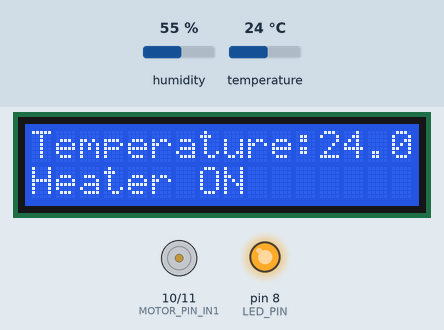
This sketch was run on a simulated Arduino Uno, built with avr-gcc and run on an emulated ATmega328P. Shown: 16×2 character LCD, motor-driver pin pairs drawn as motors (green arrow = first pin HIGH = forward, orange = second pin HIGH = backward, longer = more drive, scaled by the enable pin), output pins drawn as LEDs (lit = HIGH). Inputs (shaded band) come from the test bench; at power-on: temperature 24 °C, humidity 55 %. What the sketch prints to the serial monitor is not drawn.

Above: at 2.7 s.
2.8 s: temperature set to 26 °C
At 5.2 s:
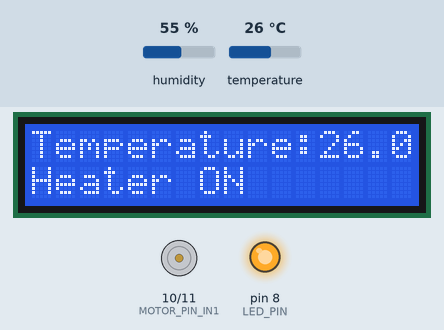
5.8 s: temperature set to 29 °C
At 6.6 s:
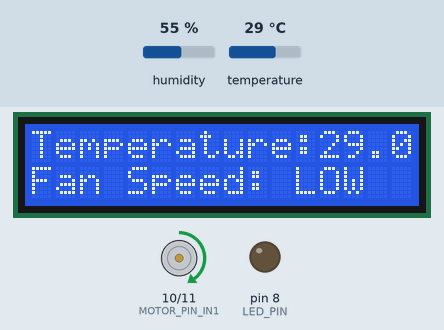
8.8 s: temperature set to 31 °C
At 11.5 s:
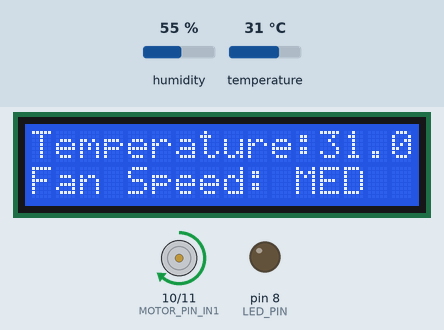
11.8 s: temperature set to 34 °C
At 13.0 s:
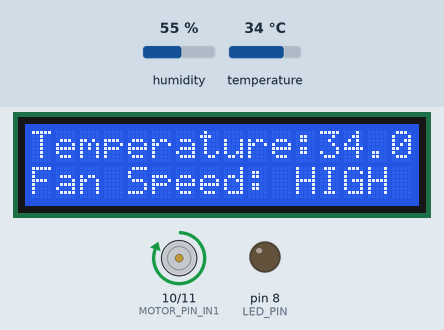
14.8 s: temperature set to 12 °C
At 17.9 s:
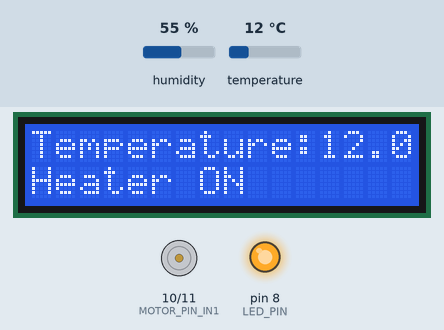
Timing chart, 0 to 19.0 s (numbered marks = the images above; inputs shaded):
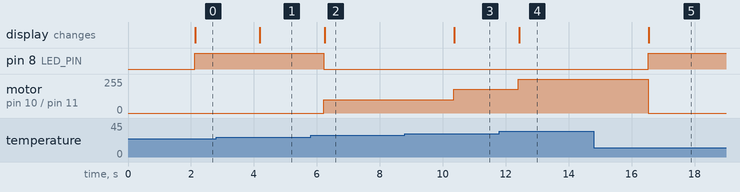

Measured:
- the behaviour switches between 27 and 28 °C on temperature (found by bisection; images 1 and 2)
- the behaviour switches between 29 and 30 °C on temperature (found by bisection; images 2 and 3)
- the behaviour switches between 32 and 33 °C on temperature (found by bisection; images 3 and 4)
- after the input at 2.8 s, the display: changes after 1.4 s (image 1)
- after the input at 5.8 s, pin 8 (LED_PIN): HIGH → LOW after 0.43 s; motor on pin 10 (MOTOR_PIN_IN1) / pin 11 (MOTOR_PIN_IN2): stopped → forward 100/255 after 0.43 s; the display: changes after 0.45 s (image 2)
- after the input at 8.8 s, motor on pin 10 (MOTOR_PIN_IN1) / pin 11 (MOTOR_PIN_IN2): forward 100/255 → forward 180/255 after 1.5 s; the display: changes after 1.6 s (image 3)
- after the input at 11.8 s, motor on pin 10 (MOTOR_PIN_IN1) / pin 11 (MOTOR_PIN_IN2): forward 180/255 → forward 255/255 after 0.61 s; the display: changes after 0.63 s (image 4)
- after the input at 14.8 s, pin 8 (LED_PIN): LOW → HIGH after 1.7 s; motor on pin 10 (MOTOR_PIN_IN1) / pin 11 (MOTOR_PIN_IN2): forward 255/255 → stopped after 1.7 s; the display: changes after 1.7 s (image 5)

The sketch:

Temperature_Controller_Main.ino
```cpp
#include <Adafruit_Sensor.h>
#include <DHT.h>
#include <DHT_U.h>
#include <Wire.h>
#include <LiquidCrystal_I2C.h>

#define LED_PIN 8               // Heater LED pin
#define DHTPIN 7                // DHT11 sensor data pin
#define DHTTYPE DHT11           // DHT sensor type

#define MOTOR_PIN_ENA 9         // Enable pin for motor driver (PWM pin)
#define MOTOR_PIN_IN1 10        // Input pin 1 for motor driver
#define MOTOR_PIN_IN2 11        // Input pin 2 for motor driver

#define TEMPERATURE_THRESHOLD_LOW 27
#define TEMPERATURE_THRESHOLD_MED 29
#define TEMPERATURE_THRESHOLD_HIGH 32

DHT dht(DHTPIN, DHTTYPE);
LiquidCrystal_I2C lcd(0x27, 16, 2);  // Adjust the I2C address if needed

void setup() {
  Serial.begin(9600);
  dht.begin();

  Wire.begin();
  lcd.init();
  lcd.backlight();
  lcd.setCursor(0, 0);
  lcd.print("Temperature:");

  // Pin modes
  pinMode(LED_PIN, OUTPUT);
  pinMode(MOTOR_PIN_ENA, OUTPUT);
  pinMode(MOTOR_PIN_IN1, OUTPUT);
  pinMode(MOTOR_PIN_IN2, OUTPUT);
}

void loop() {
  delay(2000); // Delay between readings

  float temperature = dht.readTemperature(); // Read temperature in Celsius

  if (isnan(temperature)) {
    Serial.println("Failed to read from DHT sensor!");
    return;
  }

  Serial.print("Temperature: ");
  Serial.print(temperature);
  Serial.println(" °C");

  lcd.setCursor(0, 1);
  lcd.print("                "); // Clear previous text

  // Adjust fan speed and LED
  if (temperature > TEMPERATURE_THRESHOLD_HIGH) {
    // High speed
    digitalWrite(LED_PIN, LOW);
    analogWrite(MOTOR_PIN_ENA, 255);
    digitalWrite(MOTOR_PIN_IN1, HIGH);
    digitalWrite(MOTOR_PIN_IN2, LOW);
    lcd.setCursor(0, 1);
    lcd.print("Fan Speed: HIGH");
  }
  else if (temperature > TEMPERATURE_THRESHOLD_MED && temperature <= TEMPERATURE_THRESHOLD_HIGH) {
    // Medium speed
    digitalWrite(LED_PIN, LOW);
    analogWrite(MOTOR_PIN_ENA, 180);
    digitalWrite(MOTOR_PIN_IN1, HIGH);
    digitalWrite(MOTOR_PIN_IN2, LOW);
    lcd.setCursor(0, 1);
    lcd.print("Fan Speed: MED");
  }
  else if (temperature > TEMPERATURE_THRESHOLD_LOW && temperature <= TEMPERATURE_THRESHOLD_MED) {
    // Low speed
    digitalWrite(LED_PIN, LOW);
    analogWrite(MOTOR_PIN_ENA, 100);
    digitalWrite(MOTOR_PIN_IN1, HIGH);
    digitalWrite(MOTOR_PIN_IN2, LOW);
    lcd.setCursor(0, 1);
    lcd.print("Fan Speed: LOW");
  }
  else {
    // Heater ON, fan OFF
    digitalWrite(LED_PIN, HIGH);
    analogWrite(MOTOR_PIN_ENA, 0);
    lcd.setCursor(0, 1);
    lcd.print("Heater ON");
  }

  // Display temperature on LCD
  lcd.setCursor(12, 0);
  lcd.print(temperature);
  lcd.print("C");
}
```
